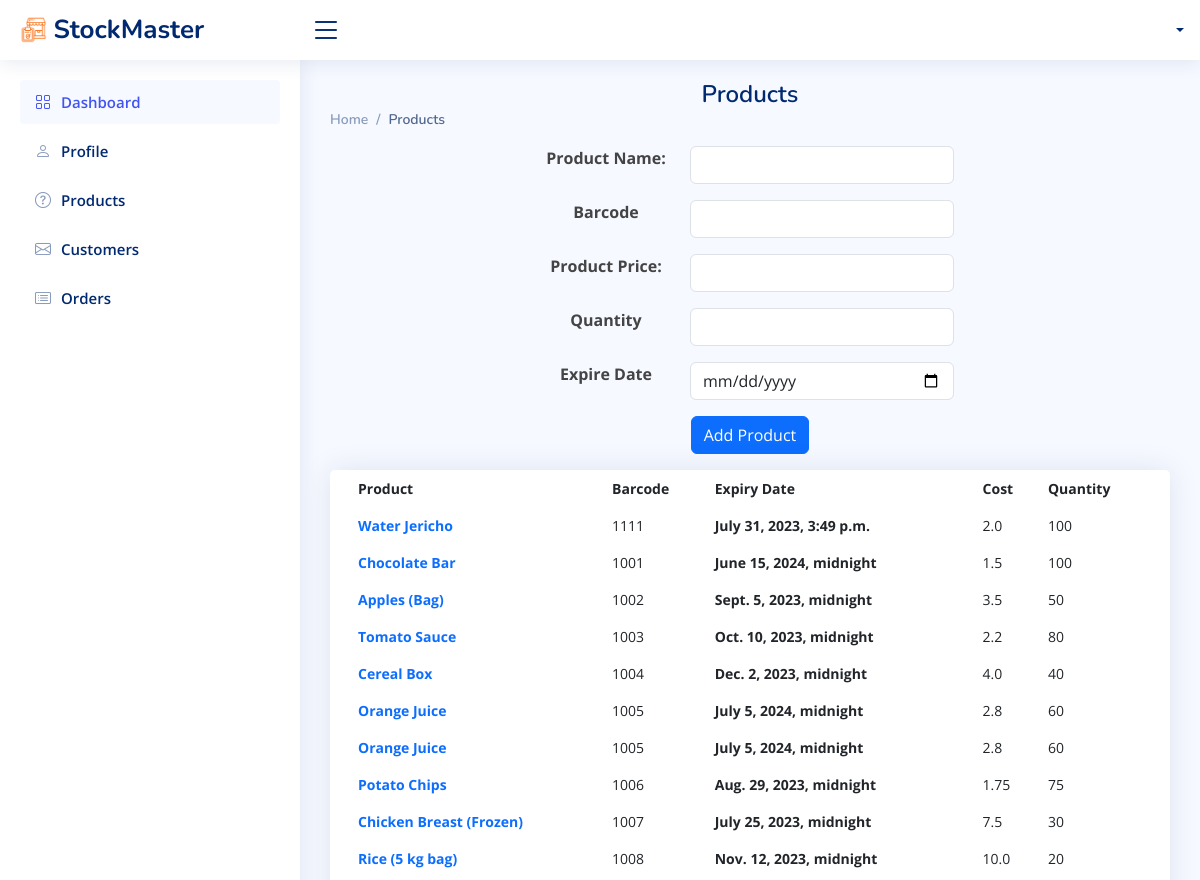
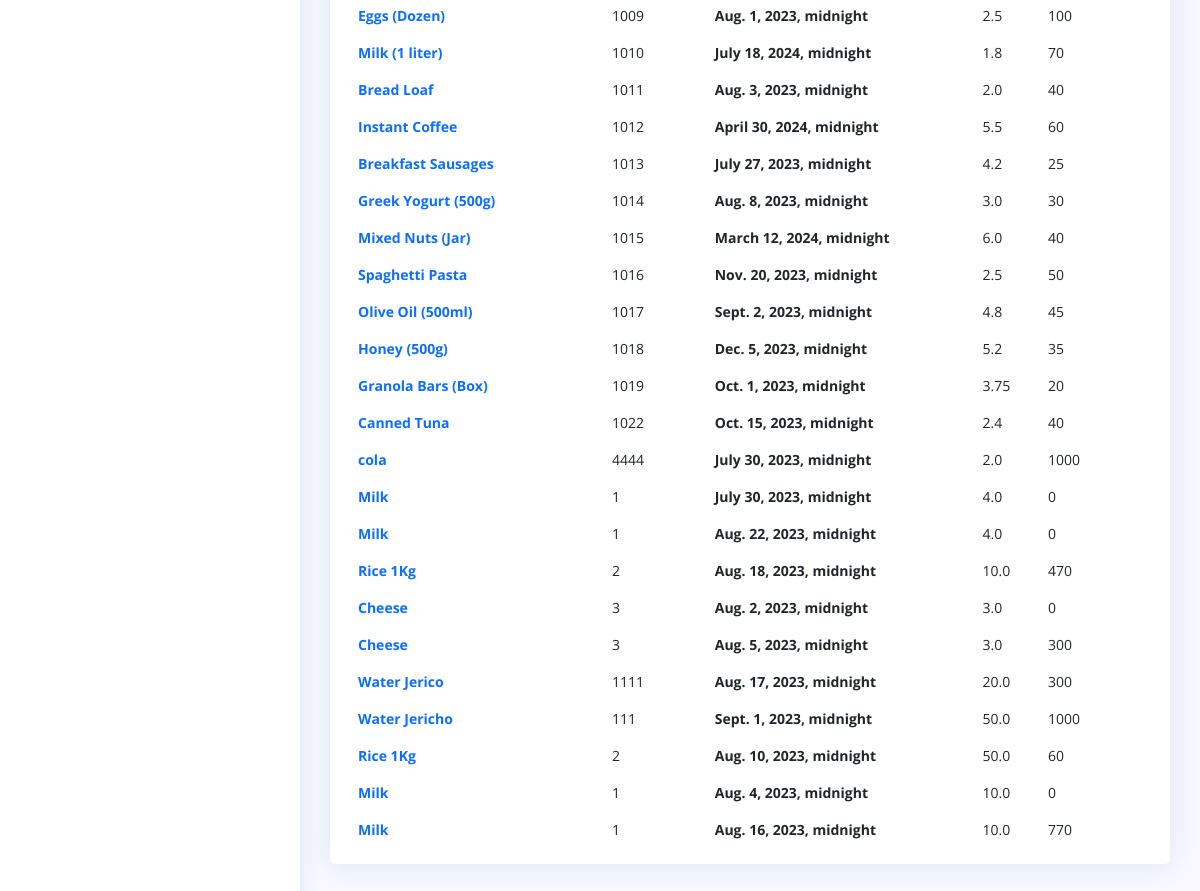
Screenshot of /dashboard/products with the database file from the repository (2 pictures, top to bottom).
### StockMaster_app/models.py (models this page shows)
class Prodcut(models.Model):
    p_name = models.CharField(max_length=255)
    p_barcode = models.IntegerField()
    expire_date = models.DateTimeField()
    cost = models.FloatField()
    qty = models.IntegerField()
    user = models.ForeignKey(User, on_delete=models.CASCADE, related_name='products')
    created_at = models.DateTimeField(auto_now_add=True)
    updated_at = models.DateTimeField(auto_now=True)

### StockMaster_app/views.py (the view)
# urls.py: path('dashboard/products', views.prodcuts, name='products-page'),
def prodcuts(request):
    products = Prodcut.objects.all()
    context = {
        'products' : products
    }
    return render(request, 'products-page.html', context)

### StockMaster_app/templates/products-page.html (shortened to what this page needs)
{% load static %}
<!DOCTYPE html>
<html lang="en">
<head>
    <link rel="stylesheet" href="{% static 'vendor/bootstrap/css/bootstrap.min.css' %}">
    <link rel="stylesheet" href="{% static 'vendor/bootstrap-icons/bootstrap-icons.css' %}">
    <link rel="stylesheet" href="{% static 'vendor/boxicons/css/boxicons.min.css' %}">
    <link rel="stylesheet" href="{% static 'vendor/quill/quill.snow.css' %}">
    <link rel="stylesheet" href="{% static 'vendor/quill/quill.bubble.css' %}">
    <link rel="stylesheet" href="{% static 'vendor/remixicon/remixicon.css' %}">
    <link rel="stylesheet" href="{% static 'vendor/simple-datatables/style.css' %}">
    <link rel="stylesheet" href="{% static 'style.css' %}">
</head>
<body>
    <header id="header" class="header fixed-top d-flex align-items-center">
        <div class="d-flex align-items-center justify-content-between">
            <a href="#" class="logo d-flex align-items-center">
                <img src="{% static 'img/logo.png' %}" alt="">
                <span class="d-none d-lg-block">StockMaster</span>
            </a>
            <i class="bi bi-list toggle-sidebar-btn"></i>
        </div>
        <nav class="header-nav ms-auto">
            <ul class="d-flex align-items-center">
                <li class="nav-item dropdown pe-3">
                    <a class="nav-link nav-profile d-flex align-items-center pe-0" href="#" data-bs-toggle="dropdown">
                        <span class="d-none d-md-block dropdown-toggle ps-2">{{user.f_name}}</span>
                    </a>
                </li>
            </ul>
        </nav>
    </header>
    <aside id="sidebar" class="sidebar">
        <ul class="sidebar-nav" id="sidebar-nav">
            <li class="nav-item">
                <a class="nav-link " href="index.html">
                    <i class="bi bi-grid"></i>
                    <span>Dashboard</span>
                </a>
            </li>
            <li class="nav-item">
                <a class="nav-link collapsed" href="/dashboard/profile">
                    <i class="bi bi-person"></i>
                    <span>Profile</span>
                </a>
            </li>
            <li class="nav-item">
                <a class="nav-link collapsed" href="/dashboard/products">
                    <i class="bi bi-question-circle"></i>
                    <span>Products</span>
                </a>
            </li>
            <li class="nav-item">
                <a class="nav-link collapsed" href="customers-page.html">
                    <i class="bi bi-envelope"></i>
                    <span>Customers</span>
                </a>
            </li>
            <li class="nav-item">
                <a class="nav-link collapsed" href="orders-page.html">
                    <i class="bi bi-card-list"></i>
                    <span>Orders</span>
                </a>
            </li>
        </ul>
    </aside>
    <main id="main" class="main">
        <div class="pagetitle">
            <h1>Products</h1>
            <nav>
                <ol class="breadcrumb">
                    <li class="breadcrumb-item">
                        <a href="index.html">Home</a>
                    </li>
                    <li class="breadcrumb-item active">Products</li>
                </ol>
            </nav>
        </div>
        <section class="section dashboard">
            <div class="row">
                <div class="col-sm-12">
                    <form action="">
                        <div class="row justify-content-center mb-3">
                            <div class="col-sm-2 text-center fw-bold ">
                                <label class="form-label">Product Name:</label>
                            </div>
                            <div class="col-sm-4">
                                <input type="text" class="form-control" name="p_name">
                            </div>
                        </div>
                        <div class="row justify-content-center mb-3">
                            <div class="col-sm-2 text-center fw-bold ">
                                <label class="form-label">Barcode</label>
                            </div>
                            <div class="col-sm-4">
                                <input type="number" class="form-control" name="p_barcode">
                            </div>
                        </div>
                        <div class="row justify-content-center mb-3">
                            <div class="col-sm-2 text-center fw-bold ">
                                <label class="form-label">Product Price:</label>
                            </div>
                            <div class="col-sm-4">
                                <input type="number" class="form-control" name="cost">
                            </div>
                        </div>
                        <div class="row justify-content-center mb-3">
                            <div class="col-sm-2 text-center fw-bold ">
                                <label class="form-label">Quantity</label>
                            </div>
                            <div class="col-sm-4">
                                <input type="number" class="form-control" name="qty">
                            </div>
                        </div>
                        <div class="row justify-content-center mb-3">
                            <div class="col-sm-2 text-center fw-bold ">
                                <label class="form-label">Expire Date</label>
                            </div>
                            <div class="col-sm-4">
                                <input type="date" class="form-control" name="expire_date">
                            </div>
                        </div>
                        <div class="row mb-3">
                            <div class="col-sm-12 text-center">
                                <button class="btn btn-primary">Add Product</button>
                            </div>
                        </div>
                    </form>
                </div>
                <div class="col-12">
                    <div class="card top-selling overflow-auto">
                        <div class="card-body pb-0">
                            <table class="table table-borderless">
                                <thead>
                                    <tr>
                                        <th scope="col">Product</th>
                                        <th scope="col">Barcode</th>
                                        <th scope="col">Expiry Date</th>
                                        <th scope="col">Cost</th>
                                        <th scope="col">Quantity</th>
                                    </tr>
                                </thead>
                                <tbody>
                                    {% for product in products %}
                                    <tr>
                                        <td>
                                            <a href="#" class="text-primary fw-bold">
                                                {{ product.p_name }}
                                            </a>
                                        </td>
                                        <td>{{product.p_barcode}}</td>
                                        <td class="fw-bold">{{ product.expire_date }}</td>
                                        <td>{{ product.cost }}</td>
                                        <td>{{ product.qty }}</td>
                                    </tr>
                                    {% endfor %}
                                </tbody>
                            </table>
                        </div>
                    </div>
                </div>
            </div>
        </section>
    </main>
</body>
</html>

### StockMaster_app/static/style.css (style rules this page uses)
:root { scroll-behavior: smooth; }
body { font-family: "Open Sans", sans-serif; background: #f6f9ff; color: #444444; }
a { color: #4154f1; text-decoration: none; }
h1, h2, h3, h4, h5, h6 { font-family: "Nunito", sans-serif; }
#main { margin-top: 60px; padding: 20px 30px; transition: all 0.3s; }
.pagetitle { margin-bottom: 10px; }
.pagetitle h1 { font-size: 24px; margin-bottom: 0; font-weight: 600; color: #012970; }
.card { margin-bottom: 30px; border: none; border-radius: 5px; box-shadow: 0px 0 30px rgba(1, 41, 112, 0.1); }
.card-body { padding: 0 20px 20px 20px; }
.breadcrumb { font-size: 14px; font-family: "Nunito", sans-serif; color: #899bbd; font-weight: 600; }
.breadcrumb a { color: #899bbd; transition: 0.3s; }
.breadcrumb .breadcrumb-item::before { color: #899bbd; }
.breadcrumb .active { color: #51678f; font-weight: 600; }
.logo { line-height: 1; }
@media (min-width: 1200px) { .logo { width: 280px; } }
.logo img { max-height: 26px; margin-right: 6px; }
.logo span { font-size: 26px; font-weight: 700; color: #012970; font-family: "Nunito", sans-serif; }
.header { transition: all 0.5s; z-index: 997; height: 60px; box-shadow: 0px 2px 20px rgba(1, 41, 112, 0.1); background-color: #fff; padding-left: 20px; }
.header .toggle-sidebar-btn { font-size: 32px; padding-left: 10px; cursor: pointer; color: #012970; }
.header-nav ul { list-style: none; }
.header-nav>ul { margin: 0; padding: 0; }
.header-nav .nav-profile { color: #012970; }
.header-nav .nav-profile span { font-size: 14px; font-weight: 600; }
.sidebar { position: fixed; top: 60px; left: 0; bottom: 0; width: 300px; z-index: 996; transition: all 0.3s; padding: 20px; overflow-y: auto; scrollbar-width: thin; scrollbar-color: #aab7cf transparent; box-shadow: 0px 0px 20px rgba(1, 41, 112, 0.1); background-color: #fff; }
@media (min-width: 1200px) { #main, #footer { margin-left: 300px; } }
.sidebar-nav { padding: 0; margin: 0; list-style: none; }
.sidebar-nav li { padding: 0; margin: 0; list-style: none; }
.sidebar-nav .nav-item { margin-bottom: 5px; }
.sidebar-nav .nav-link { display: flex; align-items: center; font-size: 15px; font-weight: 600; color: #4154f1; transition: 0.3; background: #f6f9ff; padding: 10px 15px; border-radius: 4px; }
.sidebar-nav .nav-link i { font-size: 16px; margin-right: 10px; color: #4154f1; }
.sidebar-nav .nav-link.collapsed { color: #012970; background: #fff; }
.sidebar-nav .nav-link.collapsed i { color: #899bbd; }
.dashboard .top-selling { font-size: 14px; }
.dashboard .top-selling .table thead { background: #f6f6fe; }
.dashboard .top-selling .table thead th { border: 0; }
.dashboard .top-selling .table tbody td { vertical-align: middle; }

### StockMaster_app/templates/products-page.html (style rules this page uses)
h1, h3 { text-align: center; color: red; }

### rows the page displays
Prodcut: p_name "Water Jericho", p_barcode "1111", expire_date "July 31, 2023, 3:49 p.m.", cost "2.0", qty "100"
Prodcut: p_name "Chocolate Bar", p_barcode "1001", expire_date "June 15, 2024, midnight", cost "1.5", qty "100"
Prodcut: p_name "Apples (Bag)", p_barcode "1002", expire_date "Sept. 5, 2023, midnight", cost "3.5", qty "50"
Prodcut: p_name "Tomato Sauce", p_barcode "1003", expire_date "Oct. 10, 2023, midnight", cost "2.2", qty "80"
Prodcut: p_name "Cereal Box", p_barcode "1004", expire_date "Dec. 2, 2023, midnight", cost "4.0", qty "40"
Prodcut: p_name "Orange Juice", p_barcode "1005", expire_date "July 5, 2024, midnight", cost "2.8", qty "60"
Prodcut: p_name "Orange Juice", p_barcode "1005", expire_date "July 5, 2024, midnight", cost "2.8", qty "60"
Prodcut: p_name "Potato Chips", p_barcode "1006", expire_date "Aug. 29, 2023, midnight", cost "1.75", qty "75"
Prodcut: p_name "Chicken Breast (Frozen)", p_barcode "1007", expire_date "July 25, 2023, midnight", cost "7.5", qty "30"
Prodcut: p_name "Rice (5 kg bag)", p_barcode "1008", expire_date "Nov. 12, 2023, midnight", cost "10.0", qty "20"
Prodcut: p_name "Eggs (Dozen)", p_barcode "1009", expire_date "Aug. 1, 2023, midnight", cost "2.5", qty "100"
Prodcut: p_name "Milk (1 liter)", p_barcode "1010", expire_date "July 18, 2024, midnight", cost "1.8", qty "70"
Prodcut: p_name "Bread Loaf", p_barcode "1011", expire_date "Aug. 3, 2023, midnight", cost "2.0", qty "40"
Prodcut: p_name "Instant Coffee", p_barcode "1012", expire_date "April 30, 2024, midnight", cost "5.5", qty "60"
Prodcut: p_name "Breakfast Sausages", p_barcode "1013", expire_date "July 27, 2023, midnight", cost "4.2", qty "25"
Prodcut: p_name "Greek Yogurt (500g)", p_barcode "1014", expire_date "Aug. 8, 2023, midnight", cost "3.0", qty "30"
Prodcut: p_name "Mixed Nuts (Jar)", p_barcode "1015", expire_date "March 12, 2024, midnight", cost "6.0", qty "40"
Prodcut: p_name "Spaghetti Pasta", p_barcode "1016", expire_date "Nov. 20, 2023, midnight", cost "2.5", qty "50"
Prodcut: p_name "Olive Oil (500ml)", p_barcode "1017", expire_date "Sept. 2, 2023, midnight", cost "4.8", qty "45"
Prodcut: p_name "Honey (500g)", p_barcode "1018", expire_date "Dec. 5, 2023, midnight", cost "5.2", qty "35"
Prodcut: p_name "Granola Bars (Box)", p_barcode "1019", expire_date "Oct. 1, 2023, midnight", cost "3.75", qty "20"
Prodcut: p_name "Canned Tuna", p_barcode "1022", expire_date "Oct. 15, 2023, midnight", cost "2.4", qty "40"
Prodcut: p_name "cola", p_barcode "4444", expire_date "July 30, 2023, midnight", cost "2.0", qty "1000"
Prodcut: p_name "Milk", p_barcode "1", expire_date "July 30, 2023, midnight", cost "4.0", qty "0"
Prodcut: p_name "Milk", p_barcode "1", expire_date "Aug. 22, 2023, midnight", cost "4.0", qty "0"
Prodcut: p_name "Rice 1Kg", p_barcode "2", expire_date "Aug. 18, 2023, midnight", cost "10.0", qty "470"
Prodcut: p_name "Cheese", p_barcode "3", expire_date "Aug. 2, 2023, midnight", cost "3.0", qty "0"
Prodcut: p_name "Cheese", p_barcode "3", expire_date "Aug. 5, 2023, midnight", cost "3.0", qty "300"
Prodcut: p_name "Water Jerico", p_barcode "1111", expire_date "Aug. 17, 2023, midnight", cost "20.0", qty "300"
Prodcut: p_name "Water Jericho", p_barcode "111", expire_date "Sept. 1, 2023, midnight", cost "50.0", qty "1000"
Prodcut: p_name "Rice 1Kg", p_barcode "2", expire_date "Aug. 10, 2023, midnight", cost "50.0", qty "60"
Prodcut: p_name "Milk", p_barcode "1", expire_date "Aug. 4, 2023, midnight", cost "10.0", qty "0"
Prodcut: p_name "Milk", p_barcode "1", expire_date "Aug. 16, 2023, midnight", cost "10.0", qty "770"
